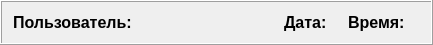
     <widget class="QFrame" name="frame_2">
      <property name="minimumSize">
       <size>
        <width>0</width>
        <height>45</height>
       </size>
      </property>
      <property name="maximumSize">
       <size>
        <width>16777215</width>
        <height>45</height>
       </size>
      </property>
      <property name="frameShape">
       <enum>QFrame::Box</enum>
      </property>
      <property name="frameShadow">
       <enum>QFrame::Raised</enum>
      </property>
      <layout class="QHBoxLayout" name="horizontalLayout_12">
       <item>
        <layout class="QHBoxLayout" name="horizontalLayout_11">
         <item>
          <widget class="QLabel" name="label_7">
           <property name="font">
            <font>
             <pointsize>12</pointsize>
             <weight>75</weight>
             <bold>true</bold>
            </font>
           </property>
           <property name="text">
            <string>Пользователь:</string>
           </property>
          </widget>
         </item>
         <item>
          <widget class="QLabel" name="userNameLbl">
           <property name="font">
            <font>
             <pointsize>12</pointsize>
            </font>
           </property>
           <property name="text">
            <string/>
           </property>
          </widget>
         </item>
        </layout>
       </item>
       <item>
        <spacer name="horizontalSpacer_3">
         <property name="orientation">
          <enum>Qt::Horizontal</enum>
         </property>
         <property name="sizeHint" stdset="0">
          <size>
           <width>131</width>
           <height>20</height>
          </size>
         </property>
        </spacer>
       </item>
       <item>
        <layout class="QHBoxLayout" name="horizontalLayout_5">
         <item>
          <widget class="QLabel" name="label_9">
           <property name="font">
            <font>
             <pointsize>12</pointsize>
             <weight>75</weight>
             <bold>true</bold>
            </font>
           </property>
           <property name="text">
            <string>Дата:</string>
           </property>
          </widget>
         </item>
         <item>
          <widget class="QLabel" name="dateLbl">
           <property name="font">
            <font>
             <pointsize>12</pointsize>
            </font>
           </property>
           <property name="text">
            <string/>
           </property>
          </widget>
         </item>
        </layout>
       </item>
       <item>
        <layout class="QHBoxLayout" name="horizontalLayout_10">
         <item>
          <widget class="QLabel" name="label_11">
           <property name="font">
            <font>
             <pointsize>12</pointsize>
             <weight>75</weight>
             <bold>true</bold>
            </font>
           </property>
           <property name="text">
            <string>Время:</string>
           </property>
          </widget>
         </item>
         <item>
          <widget class="QLabel" name="timeLbl">
           <property name="font">
            <font>
             <pointsize>12</pointsize>
            </font>
           </property>
           <property name="text">
            <string/>
           </property>
          </widget>
         </item>
        </layout>
       </item>
      </layout>
     </widget>
